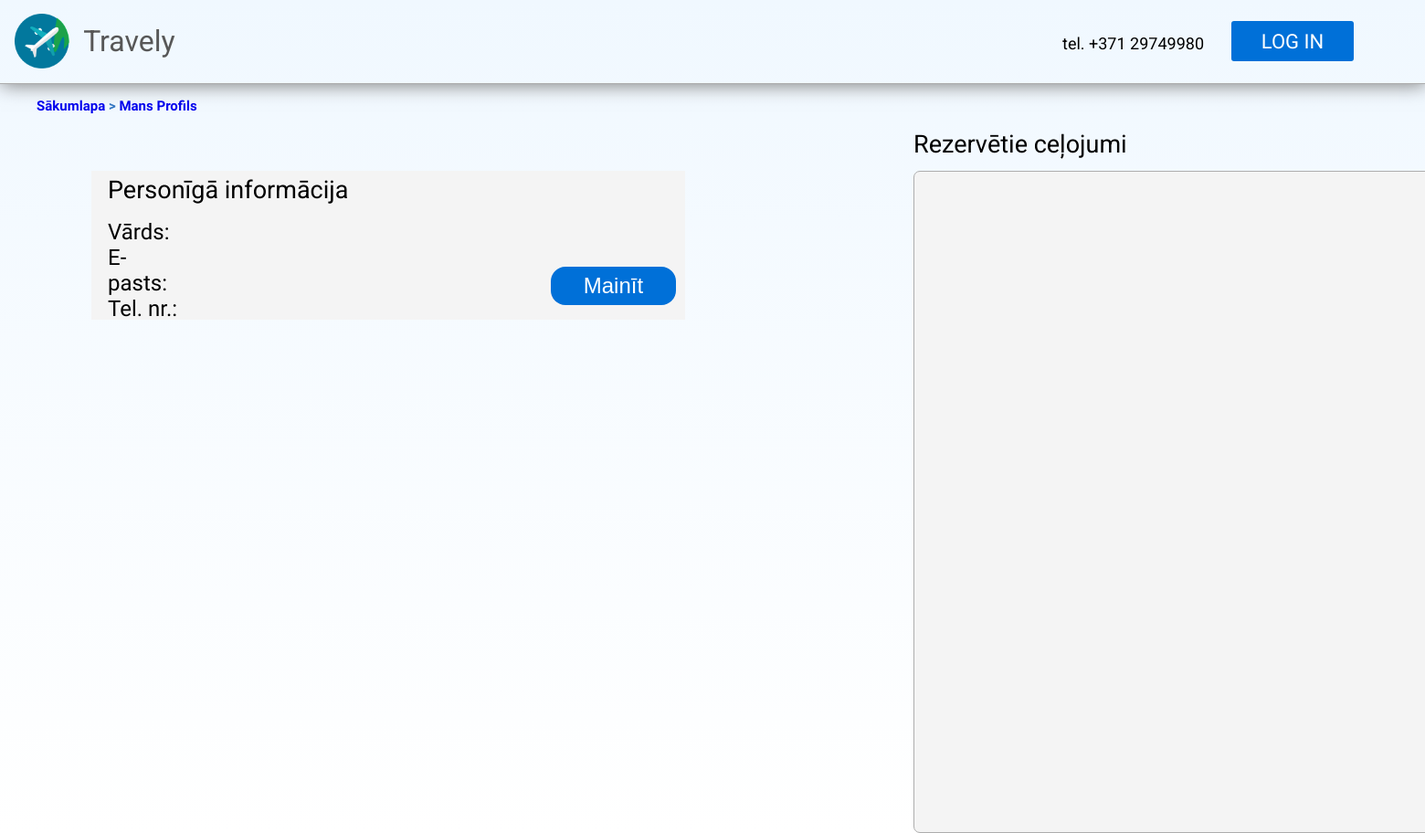
The page /profils on the database as committed earlier.
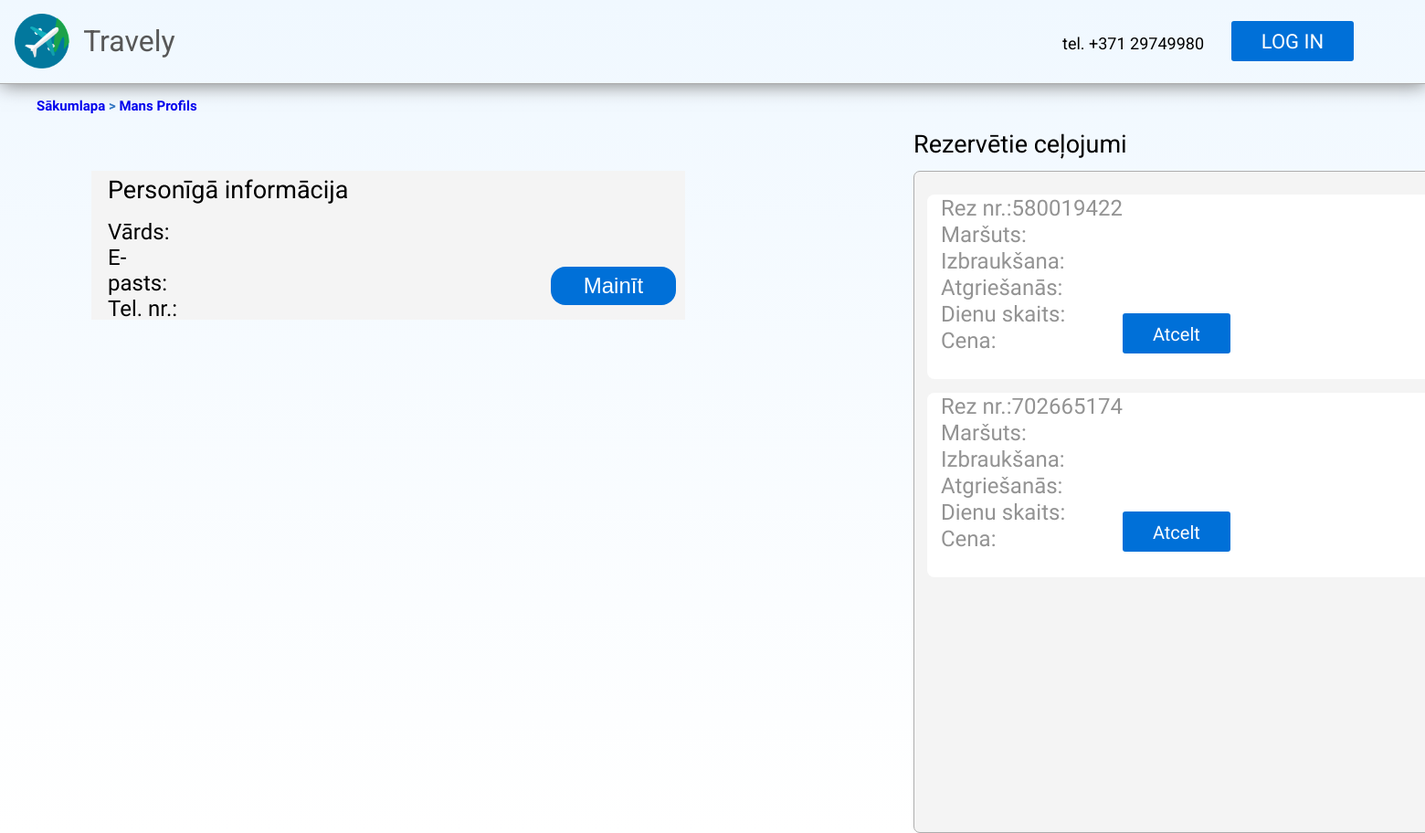
The same page on the database as committed later.
### models.py (models this page shows)
class Reservation(db.Model):
    id = db.Column(db.Integer, primary_key=True)
    user_id = db.Column(db.Integer, db.ForeignKey("user.id"))
    trip_id = db.Column(db.Integer, db.ForeignKey("trip.id"))

### main.py (the view)
@app.route('/profils')
def profils():
    return render_template("profile.html", reservation = Reservation.query.all(), trips = Trip.query.all(), countries = Country.query.all())

### templates/profile.html (shortened to what this page needs)
<!DOCTYPE html>
<html lang="en">
<head>
    <link rel="stylesheet" href="static/css/stylesheet.css">
</head>
<body>
    <header id="header-main">
        <img id="logo" src="../static/images/png.png" width="60" height="60" />
        <h1 id="title">Travely</h1>
        <a href="tel:+37129749980" id="number">tel. +371 29749980</h1>
        <a href="/profils" class="button" id="button-login">LOG IN</a>
    </header>
    <div id="pages">
        <a href="/">Sākumlapa</a>
        <span class="pages"><b>></b></span>
        <a href="/profils">Mans Profils</a>
    </div>
    <div id="profile-content">
        <div id="profile">
            <h2 id="informacija">Personīgā informācija</h2>
            <div id="informacija-mainit">
                <div id="personiga-informacija">
                    <h1><span class="box-text">Vārds:</span></h1>
                    <h1><span class="box-text">E-pasts:</span></h1>
                    <h1><span class="box-text">Tel. nr.:</span></h1>
                </div>
                <button id="mainit"><span class="button-text">Mainīt</span></button>
            </div>
        </div>
        <div>
            <h1 id="rezervet">Rezervētie ceļojumi</h1>
            <div id="rezervetie-celojumi" class="DivToScroll DivWithScroll">
                {% for reserve in reservation %}
                    <div id="celojumi">
                        <div id="celojuma-atcelt">
                            <div id="celojuma-informacija">
                                <h1 class="box-text">Rez nr.:{{ reserve.id }}</h1>
                                <h1 class="box-text">Maršuts:</h1>
                                <h1 class="box-text">Izbraukšana:</h1>
                                <h1 class="box-text">Atgriešanās:</h1>
                                <h1 class="box-text">Dienu skaits:</h1>
                                <h1 class="box-text">Cena:</h1>
                            </div>
                            <a href="/reservation/remove/{{ reserve.id }}" class="button" id="button-reserve">Atcelt</a>
                        </div>
                    </div>
                {% endfor %}
            </div>
        </div>
    </div>
</body>
</html>

Rows that differ between the two databases and show on the page:
added Reservation: id "580019422"
added Reservation: id "702665174"
